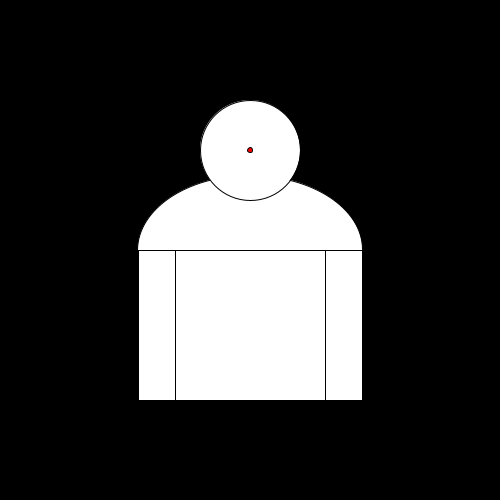
Frame 1 (no input)
Frame 60 (the mouse pressed at the canvas centre just before this capture): identical to frame 1, image omitted
Frame 120 (the mouse held since frame 60 and released just before this capture): identical to frame 1, image omitted

The Processing sketch that drew this single still picture (run headless with seeded random() and noise(); from frame 60 on, the mouse is pressed at the canvas centre):

// Processing sketch: Portrait_12_object
// ── Portrait_12_object.pde
/* 
 *  Portrait 03
 *  Einfache Variablen
 *  HKB 16 Parametric Design, MR
 */

int dicke=150;

int mitteX;
int mitteY;

Pickel pickel;


// Setup Funktion, wird einmal aufgerufen
void setup() { 
  size(500, 500);
  mitteX=width/2;
  mitteY=height/2;
  
  pickel=new Pickel(mitteX, mitteY-100);
  
  
}


// Draw Funktion, wird geloopt
void draw() {
  background(0);

  arc(mitteX, mitteY, dicke*1.5, 150, -PI, 0, OPEN); // Schulter
  ellipse(mitteX, mitteY-100, 100, 100); // Kopf
  rect(mitteX-dicke/2, mitteY, dicke, 150); // Bauch
  rect(mitteX-dicke/2-dicke/4, mitteY, dicke/4, 150); // linker Arm
  rect(mitteX+dicke/2, mitteY, dicke/4, 150); // rechter Arm

  
  pickel.draw();

}
// ── Pickel.pde
class Pickel {

  float posx=0;
  float posy=0;
  float size=5;
  int col=color(255, 0, 0);

  Pickel(float _posx, float _posy) {
    posx=_posx;
    posy=_posy;
  }

  void draw() {
    pushStyle();
    pushMatrix();
    translate(posx, posy);
    fill(col);
    ellipse(0, 0, size, size);
    popMatrix();
    popStyle();
  }
}
